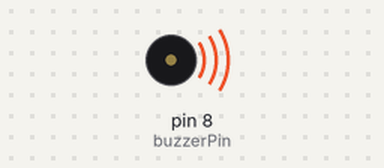
Simulated run of this sketch. Board: Arduino Uno, built with avr-gcc and run on an emulated ATmega328P. Parts: buzzer (waves = sounding). At 3.8 s the program stops and its outputs stay as they are.

Above: at 0.18 s.
At 3.6 s:
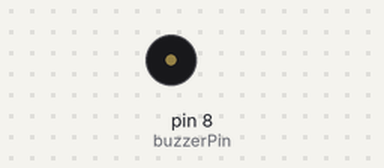
Timing chart, 0 to 5.1 s (numbered marks = the images above):
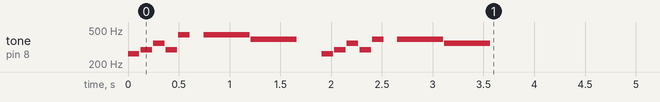

The sketch:

Buzzer_Basic_Musical_Notes_Test_1.ino
```cpp
/**
 * A simple test for the Buzzer component, with some musical notes to play.
 *
 * Adapted for the Pratical Labs (Lab #3 - March 28, 2019) of:
 * - Mobile and Pervasive Computing
 *   @ FCT NOVA (Faculty of Sciences and Technology of New University of Lisbon)

 * Adapted by:
 * - Carmen Pires Morgado - cpm@fct.unl.pt
 * - Ruben Andre Barreiro - r.barreiro@campus.fct.unl.pt
*/

const int buzzerPin = 8;

// We'll set up an array with the notes we want to play
// change these values to make different songs!

// Length must equal the total number of notes and spaces
const int songLength = 18;

// Notes is an array of text characters corresponding to the notes
// in your song. A space represents a rest (no tone)
char notes[] = "cdfda ag cdfdg gf "; // a space represents a rest

// Beats is an array of values for each note and rest
// A "1" represents a quarter-note, 2 a half-note, etc
// Don't forget that the rests (spaces) need a length as well
int beats[] = {1,1,1,1,1,1,4,4,2,1,1,1,1,1,1,4,4,2};

// The freq is how fast to play the song
// To make the song play faster, decrease this value
int freq = 113;

void setup() {
  pinMode(buzzerPin, OUTPUT);
}

void loop() {
  int i, duration;

  for (i = 0; i < songLength; i++) { // step through the song arrays
    duration = beats[i] * freq;  // length of note/rest in ms

    if (notes[i] == ' ') {         // is this a rest?
      delay(duration);             // then pause for a moment
    }
    else {                        // otherwise, play the note
      tone(buzzerPin, frequency(notes[i]), duration);
      delay(duration);            // wait for tone to finish
    }

    delay(freq/10);               // brief pause between notes
  }

  // We only want to play the song once, so we'll pause forever:
  while(true) {
    // If you'd like your song to play over and over,
    // remove the above statement
  }
}

int frequency(char note) {
  // This function takes a note character (a-g), and returns the
  // corresponding frequency in Hz for the tone() function
  int i;

  // The number of notes we're storing
  const int numNotes = 8;

  // The following arrays hold the note characters and their
  // corresponding frequencies. The last "C" note is uppercase
  // to separate it from the first lowercase "c"

  // If you want to add more notes,
  // you'll need to use unique characters

  // For the "char" (character) type, we put single characters
  // in single quotes
  char names[] = { 'c', 'd', 'e', 'f', 'g', 'a', 'b', 'C' };
  int frequencies[] = {262, 294, 330, 349, 392, 440, 494, 523};

  // Now we'll search through the letters in the array, and if
  // we find it, we'll return the frequency for that note
  for (i = 0; i < numNotes; i++) {  // Step through the notes
    if (names[i] == note) {         // Is this the one?
      return(frequencies[i]);       // Yes! Return the frequency
    }
  }

  // We looked through everything and didn't find it,
  // but we still need to return a value, so return 0
  return(0);
}
```

Measured:
- by itself, tone on pin 8 (buzzerPin): plays 262 Hz for 0.11 s, 294 Hz for 0.11 s, 349 Hz for 0.11 s, 294 Hz for 0.11 s, 440 Hz for 0.11 s, 440 Hz for 0.45 s … (14 notes in this stretch)
